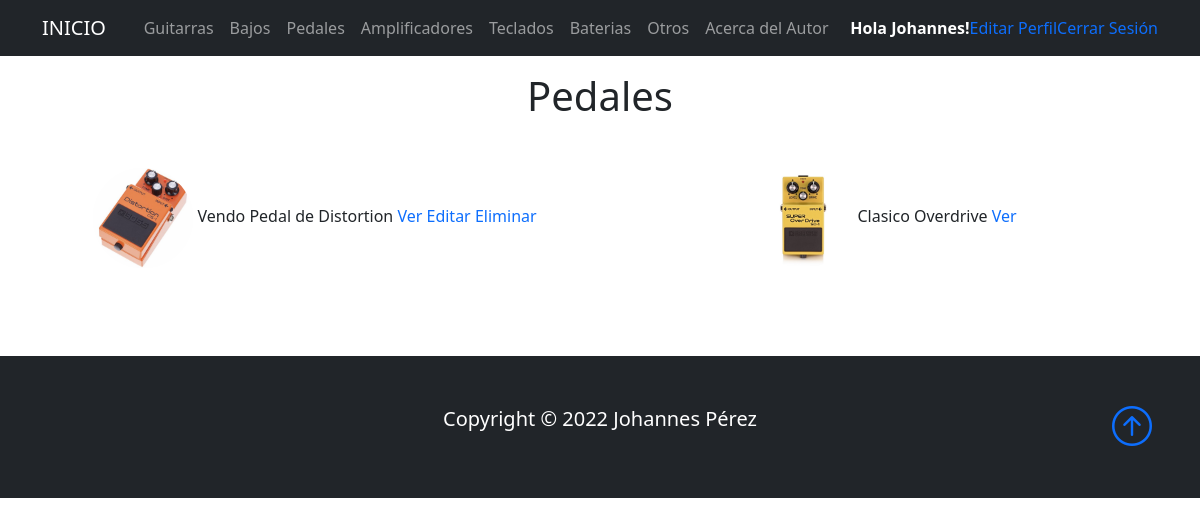
The app's page /listaPedales/ (signed in) with its own data.
### Base/models.py (models this page shows, shortened)
class Instrumento(models.Model):
    instrumentoSeleccion = (
    ('guitarra','Guitarra'),
    ('bajo', 'Bajo'),
    ('pedal','Pedal'),
    ('bateria','Bateria'),
    ('teclado','Teclado'),
    ('amplificador','Amplificador'),
    ('otro', 'Otro'),
    )
    usuario = models.ForeignKey(User, on_delete=models.CASCADE, null=True, blank=True)
    titulo = models.CharField(max_length=200)
    instrumento = models.CharField(max_length=15, choices=instrumentoSeleccion, default='guitarra')
    marca = models.CharField(max_length=40)
    modelo = models.CharField(max_length=40)
    descripcion = models.TextField(null=True, blank=True)
    year = models.IntegerField()
    precio = models.DecimalField(max_digits=10, decimal_places=2)
    fechaPublicacion = models.DateTimeField(auto_now_add=True)
    telefonoContacto = models.IntegerField()
    emailContacto = models.EmailField()
    imagenInstrumento = models.ImageField(null=True, blank=True, upload_to="imagenes/")
    class Meta:
        ordering = ['usuario', '-fechaPublicacion']

### Base/views.py (the view)
# urls.py: path('listaPedales/', PedalLista.as_view(), name='pedales'),
class PedalLista(LoginRequiredMixin, ListView):
    context_object_name = 'pedales'
    queryset = Instrumento.objects.filter(instrumento__startswith='pedal')
    template_name = 'Base/listaPedales.html'

### Base/templates/Base/listaPedales.html
{% extends 'Base/home.html' %}
{% block content %}
<section class="text-dark p-5 p-lg-0 pt-lg-5 text-center">
<br>
<div class="container text-center">
    <h1>Pedales</h1>
</div>
<br>
<div class="container">
    <div class="row">
            {% for pedal in pedales %}
            <div class="col-sm-6 align-items-center">
                <div class="card-body">
                <img src="{{pedal.imagenInstrumento.url}}" class="rounded-circle" width="100px">
                {{pedal.titulo}}
                <a href="{% url 'pedal' pedal.id %}">Ver</a>
                {% if user.id == pedal.usuario.id %}
                <a href="{% url 'pedal_editar' pedal.id %}">Editar</a>
                <a href="{% url 'pedal_eliminar' pedal.id %}">Eliminar</a>
                <br>
                <br>
                <br>
                <br>
                {% endif %}
                </div>
            </div>
            {% endfor %}
    </div>
</div>
</section>
{% endblock %}

### Base/templates/Base/home.html (shortened to what this page needs)
<!DOCTYPE html>
<html lang="en">
<head>
    <link href="https://cdn.jsdelivr.net/npm/bootstrap@5.0.2/dist/css/bootstrap.min.css" rel="stylesheet"
>
    <link rel="stylesheet" href="https://cdn.jsdelivr.net/npm/bootstrap-icons@1.3.0/font/bootstrap-icons.css">
    <link href='https://api.mapbox.com/mapbox-gl-js/v2.8.1/mapbox-gl.css' rel='stylesheet' />
    {% load static %}
    <link rel="stylesheet" type="text/css" href="{% static 'Base/style.css' %}">
</head>
<body>
    <nav class="navbar navbar-expand-lg bg-dark navbar-dark py-2 fixed-top">
      <div class="container">
        <a href="{% url 'home' %}" class="navbar-brand">INICIO</a>
            <div class="collapse navbar-collapse" id="navmenu">
              <ul class="navbar-nav ms-auto">
                <li class="nav-item">
                  <a class="nav-link" href="{% url 'guitarras' %}">Guitarras</a>
                </li>
                <li class="nav-item">
                  <a class="nav-link" href="{% url 'bajos' %}">Bajos</a>
                </li>
                <li class="nav-item">
                  <a class="nav-link" href="{% url 'pedales' %}">Pedales</a>
                </li>
                <li class="nav-item">
                  <a class="nav-link" href="{% url 'amplificadores' %}">Amplificadores</a>
                </li>
                <li class="nav-item">
                  <a class="nav-link" href="{% url 'teclados' %}">Teclados</a>
                </li>
                <li class="nav-item">
                  <a class="nav-link" href="{% url 'baterias' %}">Baterias</a>
                </li>
                <li class="nav-item">
                  <a class="nav-link" href="{% url 'otros' %}">Otros</a>
                </li>
                <li class="nav-item">
                  <a class="nav-link" href="{% url 'acerca_de_mi' %}">Acerca del Autor</a>
                </li>
              </ul>
                {% if request.user.is_authenticated %}
              <ul class="navbar-nav ms-auto">
              <li class="nav-item">
                <strong><span style="color:white"> Hola {{request.user.first_name}}!</span></strong>
              </li>
              <li class="nav-item">
                <a href="{% url 'editar_perfil' %}">Editar Perfil</a>
              </li>
              <li class="nav-item">
                <a href="{% url 'logout' %}">Cerrar Sesión</a>
              </li>
            {% endif %}
          </div>
      </div>
  </nav>
      {% block content %}{% endblock %}
  <footer class="p-5 bg-dark text-white text-center position-relative">
      <div class="container">
          <p class="lead">Copyright &copy; 2022 Johannes Pérez</p>
          <a href="" class="position-absolute bottom-0 end-0 p-5">
              <i class="bi bi-arrow-up-circle h1"></i>
          </a>
      </div>
  </footer>
</body>
</html>

### Base/static/Base/style.css (style rules this page uses)
a { text-decoration: none; }
ul { list-style: none; }

### records on screen
Instrumento: imagenInstrumento (picture), titulo "Vendo Pedal de Distortion", shows "Editar"
Instrumento: imagenInstrumento (picture), titulo "Clasico Overdrive"

### other values on screen
{{ request.user.first_name }} "Johannes"
